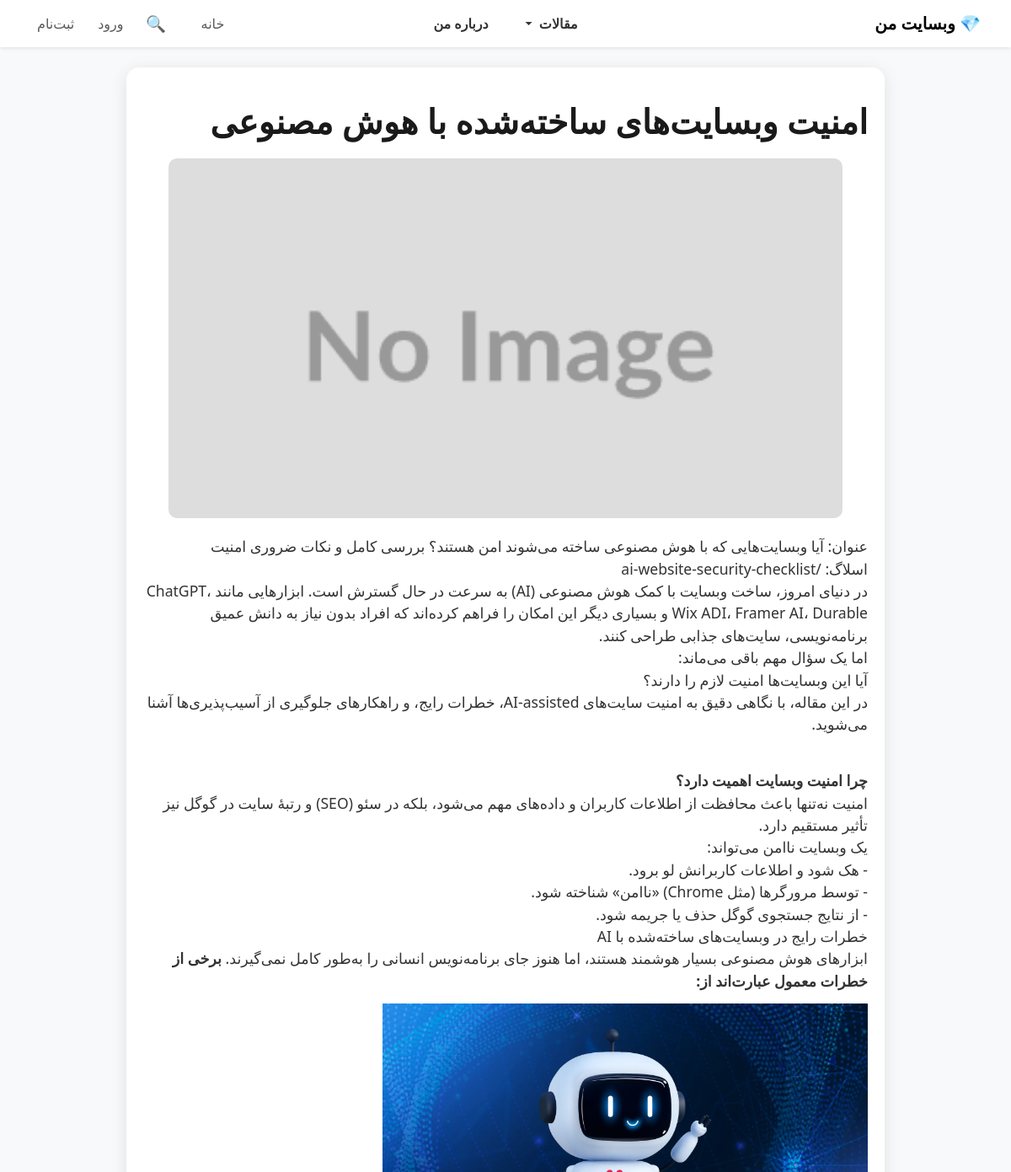
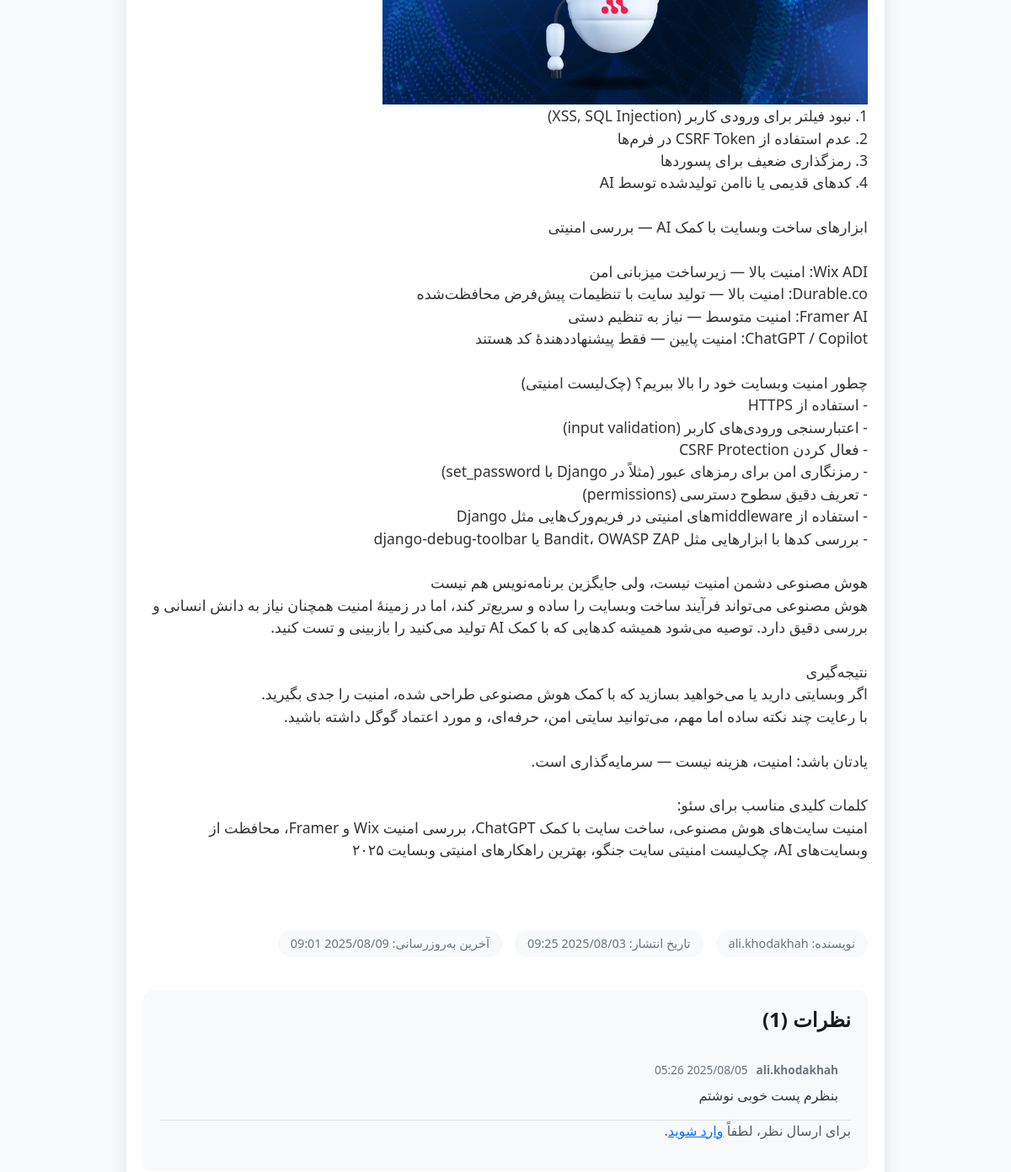
The app's page /ai-website-security-checklist/ (upper part), older data (2 pictures, top to bottom).
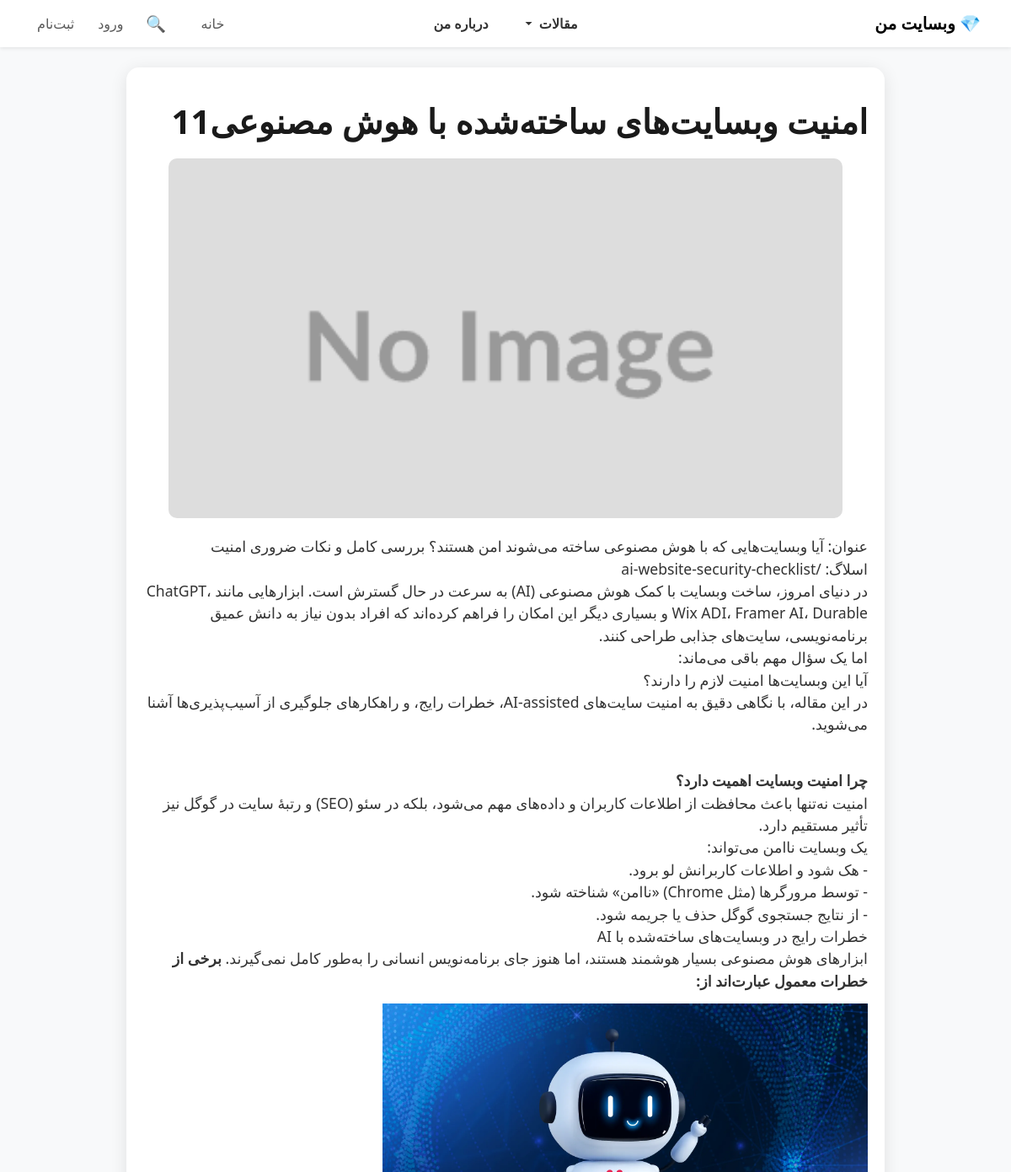
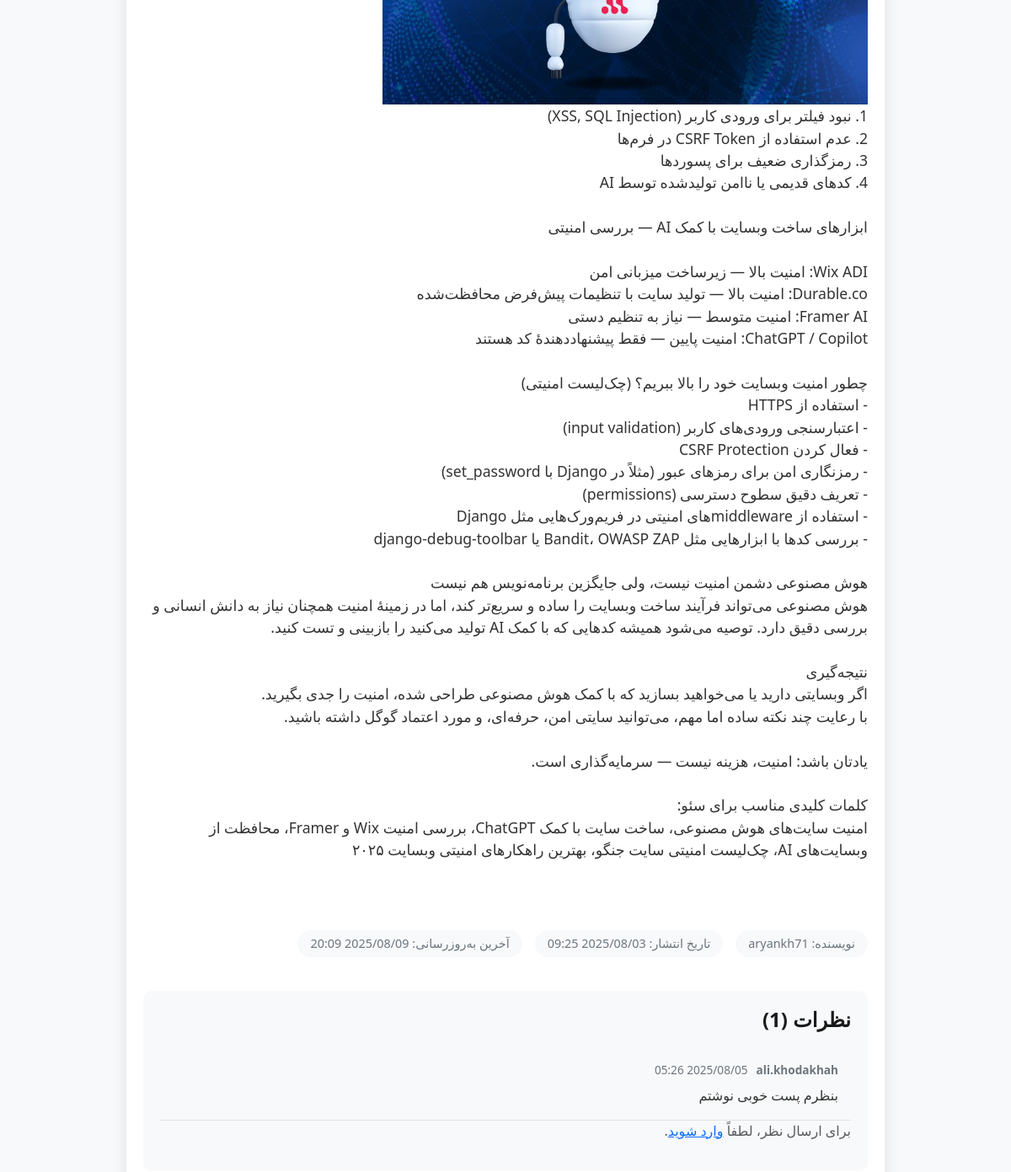
The same page, newer data (2 pictures, top to bottom).
### blog/models.py (models this page shows, shortened)
class Post(models.Model):
    title = models.CharField(max_length=200, verbose_name='عنوان')
    content = CKEditor5Field(verbose_name='محتوا', config_name='default')
    author = models.ForeignKey(User, on_delete=models.CASCADE, verbose_name='نویسنده')
    published_at = models.DateTimeField(verbose_name='تاریخ انتشار')
    is_published = models.BooleanField(default=False, verbose_name='منتشر شده؟')
    updated_at = models.DateTimeField(auto_now=True, verbose_name='آخرین بروزرسانی')
    slug = models.SlugField(max_length=200, unique=True, allow_unicode=True, verbose_name='آدرس یکتا')
    image = models.ImageField(upload_to='posts/images/',blank=True, verbose_name='تصویر')
    class Meta:
        ordering = ['-published_at']
        verbose_name = 'مقاله'
        verbose_name_plural = 'مقالات'

### accounts/models.py (models this page shows, shortened)
class User(AbstractUser):
    phone = models.CharField(max_length=20, blank=True, null=True)
    birthday = models.DateField(blank=True, null=True)
    GENDER_CHOICES = [
        ('M', 'مرد'),
        ('F', 'زن'),
        ('O', 'سایر')
    ]
    gender = models.CharField(max_length=1, choices=GENDER_CHOICES, blank=True, null=True)

### blog/views.py (the view)
# urls.py: re_path(r'^(?P<slug>[\w-]+)/$', post_detail, name='post_detail'),
def post_detail(request, slug):
    post = get_object_or_404(Post, slug=slug)
    comment_form = CommentForm()  # فرم برای کامنت و ریپلای
    comments = post.comments.filter(is_visible=True).select_related('author', 'parent')
    comments_count = comments.count()
    return render(request, 'post_detail.html', {
        'post': post,
        'comment_form': comment_form,
        'comments': comments,
        'comments_count': comments_count
    })

### accounts/templatetags/form_tags.py (called while the page is built, shortened)
@register.filter(name='add_attrs')
def add_attrs(field, args):
    if not hasattr(field, 'as_widget'):
        return field

### blog/templates/post_detail.html (shortened to what this page needs)
{% extends 'base.html' %}
{% load static %}
{% block content %}
<!DOCTYPE html>
<html lang="fa" dir="rtl">
<head>
    <link href="https://cdn.jsdelivr.net/npm/bootstrap@5.3.3/dist/css/bootstrap.rtl.min.css" rel="stylesheet">
</head>
<body>
    <div class="post-container">
        <h1 class="post-title">{{ post.title }}</h1>
        {% if post.image %}
            <img src="{{ post.image.url }}" alt="{{ post.title }}" class="post-image">
        {% else %}
            <img src="{% static 'images/empty-article.png' %}" alt="بدون تصویر" class="post-image">
        {% endif %}
        <div class="post-content">{{ post.content|safe }}</div>
        <div class="post-meta">
            <span>نویسنده: {{ post.author.username }}</span>
            <span>تاریخ انتشار: {{ post.published_at|date:"Y/m/d H:i" }}</span>
            <span>آخرین به‌روزرسانی: {{ post.updated_at|date:"Y/m/d H:i" }}</span>
        </div>
        <div class="comments-section">
            <h3>نظرات ({{ comments_count }})</h3>
            {% for comment in comments %}
                <div class="comment {% if comment.parent %}reply{% endif %}" id="comment-{{ comment.id }}">
                    <div class="comment-meta">
                        <strong>{{ comment.author.username|default:"ناشناس" }}</strong>
                        <span>{{ comment.created_at|date:"Y/m/d H:i" }}</span>
                    </div>
                    <div class="comment-body">{{ comment.body }}</div>
                </div>
            {% empty %}
                <p class="text-muted">هنوز نظری ثبت نشده است.</p>
            {% endfor %}
            {% if user.is_authenticated %}
                <div class="comment-form-container">
                    <h4>ارسال نظر</h4>
                    <form class="comment-form" action="{% url 'add_comment' post_slug=post.slug %}" method="post">
                        {% csrf_token %}
                        {{ comment_form.as_p }}
                        <div class="error-message" id="error-main"></div>
                        <button type="submit" class="btn btn-primary mt-2">ارسال نظر</button>
                    </form>
                </div>
            {% else %}
                <p class="text-muted">برای ارسال نظر، لطفاً <a href="{% url 'login' %}">وارد شوید</a>.</p>
            {% endif %}
        </div>
    </div>
</body>
</html>
{% endblock %}

Row changes from the older to the newer data that the page shows:
changed Post: title "امنیت وبسایت‌های ساخته‌شده با هوش مصنوعی" → "امنیت وبسایت‌های ساخته‌شده با هوش مصنوعی11"; author.username "ali.khodakhah" → "aryankh71"; updated_at "2025/08/09 09:01" → "2025/08/09 20:09"
